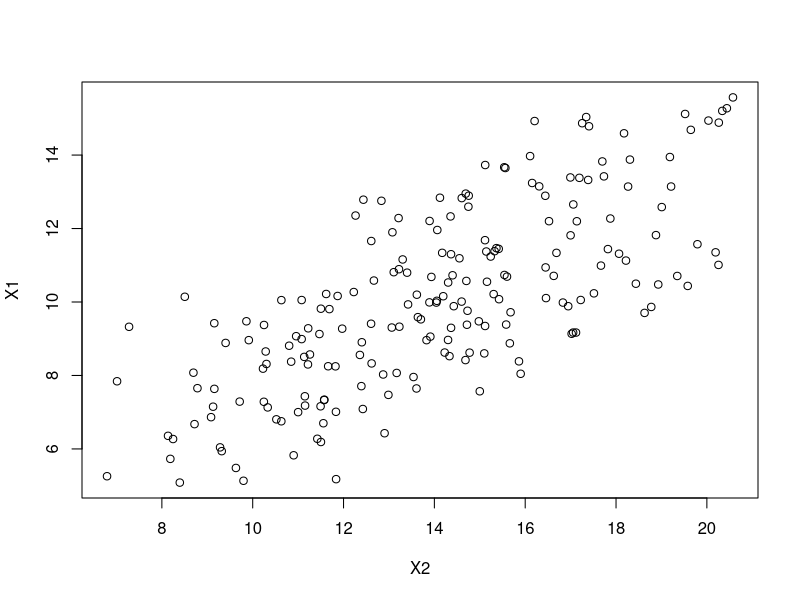

Here is the R script that generated this plot: (Note: this script raises an error after producing the figure.)
### Ex 1
Y = seq(from=0, to=20, by=0.1)
X1 = (Y-2)/3 + runif(length(Y), min=5, max=10)
X2 = (Y+3)/2 + runif(length(Y), min=5, max=10)
df = as.data.frame(cbind(Y, X1, X2))
summary(lm(Y~X1, data=df))
summary(lm(Y~X2, data=df))

summary(lm(Y~X1+X2, data=df))

plot(X1~X2)
cor(X1, X2)


### Ex 2_Bonus
aq = airquality %>%
  subset(is.na(Solar.R)==FALSE & is.na(Ozone)==FALSE)
mod1 = lm(Temp~Wind, data=aq)
summary(mod1)
mod2 = lm(Temp~Wind+Solar.R, data=aq)
summary(mod2)
RSS1 = sum(residuals(mod1)^2)
RSS2 = sum(residuals(mod2)^2)

f = ((RSS1-RSS2)/(3-2))/(RSS2/(nrow(airquality)-3))

f.p = 1-pf(f, df1=(3-2), df2=(nrow(airquality)-3))

### Ex 3
mod3 = lm(Temp~Wind+Solar.R+Ozone, data=aq)
summary(mod2)
anova(mod1, mod2, mod3)
